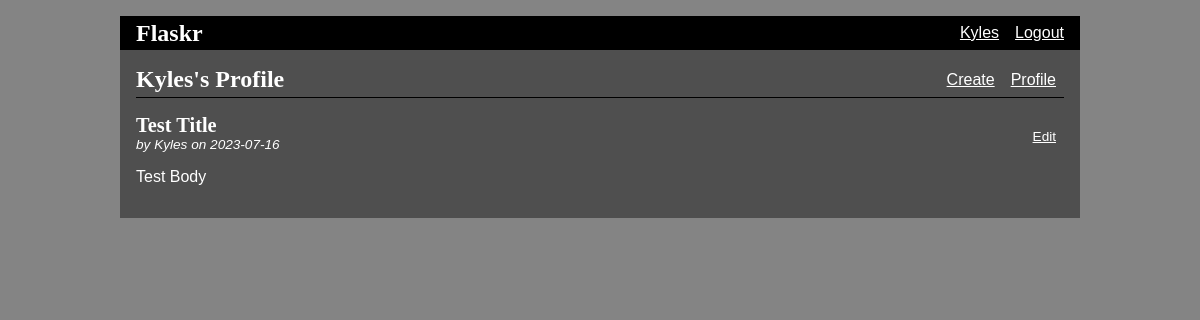
The app's page /profile/ (signed in) with its own data.
### tables this page shows
CREATE TABLE user (
  id INTEGER PRIMARY KEY AUTOINCREMENT,
  username TEXT UNIQUE NOT NULL,
  password TEXT NOT NULL,
  mode BIT 
);

CREATE TABLE post (
  id INTEGER PRIMARY KEY AUTOINCREMENT,
  author_id INTEGER NOT NULL,
  created TIMESTAMP NOT NULL DEFAULT CURRENT_TIMESTAMP,
  title TEXT NOT NULL,
  body TEXT NOT NULL,
  FOREIGN KEY (author_id) REFERENCES user (id)
);

### flaskr/profile.py (the view)
@bp.route('/')
@login_required
def index():
    db = get_db()
    posts = db.execute(
        'SELECT p.id, title, body, created, author_id, username'
        ' From post p JOIN user u ON p.author_id = u.id'
        f' WHERE author_id = {g.user["id"]}'
        ' ORDER BY created DESC'
    ).fetchall()
    return render_template('profile/index.html', user_posts=posts)

### flaskr/auth.py (called while the page is built)
def login_required(view):
    @functools.wraps(view)
    def wrapped_view(**kwargs):
        if g.user is None:
            return redirect(url_for('auth.login')) # Redirect if not logged in.
        return view(**kwargs)
    return wrapped_view

@bp.before_app_request
def load_logged_in_user():
    user_id = session.get('user_id')
    if user_id is None:
        g.user = None
    else:
        g.user = get_db().execute(
            'SELECT * FROM user WHERE id = ?', (user_id,)
        ).fetchone()

### flaskr/db.py (called while the page is built)
def get_db():
    if 'db' not in g:
        g.db = sqlite3.connect(
            current_app.config['DATABASE'],
            detect_types=sqlite3.PARSE_DECLTYPES
        )
        g.db.row_factory = sqlite3.Row
    return g.db

### flaskr/templates/profile/index.html (shortened to what this page needs)
{% extends 'base.html' %}
{% block header %}
  <h1>{% block title %}{{g.user['username']}}'s Profile{% endblock %}</h1>
  <a class="action" href="{{url_for('blog.create')}}">Create</a>
  <a class="action" href="{{ url_for('profile.update') }}">Profile</a>
{% endblock %}
{% block content %}
  {% for post in user_posts %}
    <article class="post">
        <header>
            <div>
                <h1>{{ post['title'] }}</h1>
                <div class="about">by {{ post['username'] }} on {{ post['created'].strftime('%Y-%m-%d') }}</div>
            </div>
            {% if g.user['id'] == post['author_id'] %}
                <a class="action" href="{{ url_for('blog.update', id=post['id']) }}">Edit</a>
            {% endif %}
        </header>
        <p class="body">{{ post['body'] }}</p>
    </article>
  {% endfor %}
{% endblock %}

### flaskr/templates/base.html (shortened to what this page needs)
<!DOCTYPE html>
{% if g.user %}
    {% if g.user['mode'] %}
        <link rel="stylesheet" href="{{ url_for('static', filename='styleDark.css') }}">
    {% else %}
        <link rel="stylesheet" href="{{ url_for('static', filename='styleLight.css') }}">
    {% endif %}
{% else %}
    <link rel="stylesheet" href="{{ url_for('static', filename='styleLight.css') }}">
{% endif %}
<nav>
    <h1><a id="title" href="{{ url_for('blog.index' ) }}">Flaskr</a></h1>
    <ul>
        {% if g.user %}
            <li><a href="{{ url_for('profile.index' ) }}">{{g.user['username']}}</a></li>
            <li><a href="{{ url_for('auth.logout' ) }}">Logout</a></li>
        {% else %}
            <li><a href="{{ url_for('auth.register' ) }}">Register</a></li>
            <li><a href="{{ url_for('auth.login' ) }}">Login</a></li>
        {% endif %}
    </ul>
</nav>
<section class="content">
    <header>
        {% block header %}{% endblock %}
    </header>
    {% block content %}{% endblock %}
</section>

### flaskr/static/styleDark.css (style rules this page uses)
h1, h2, h3, h4, h5, h6 { font-family: serif; color: #ffffff; margin: 1rem 0; }
a { color: #ffffff; }
nav { background: rgb(0, 0, 0); display: flex; align-items: center; padding: 0 0.5rem; }
nav h1 { flex: auto; margin: 0; }
nav h1 a { text-decoration: none; padding: 0.25rem 0.5rem; }
nav ul { display: flex; list-style: none; margin: 0; padding: 0; }
nav ul li a, nav ul li span, header .action { display: block; padding: 0.5rem; }
.content { padding: 0 1rem 1rem; color: white; }
.content > header { border-bottom: 1px solid rgb(0, 0, 0); display: flex; align-items: flex-end; }
.content > header h1 { flex: auto; margin: 1rem 0 0.25rem 0; }
.post > header { display: flex; align-items: flex-end; font-size: 0.85em; }
.post > header > div:first-of-type { flex: auto; }
.post > header h1 { font-size: 1.5em; margin-bottom: 0; }
.post .about { color: rgb(255, 255, 255); font-style: italic; }
.post .body { white-space: pre-line; color: rgb(255, 255, 255); }
.content:last-child { margin-bottom: 0; }

### records on screen
user: user.username "Kyles"
post: title "Test Title", username "Kyles", created "2023-07-16", body "Test Body"
